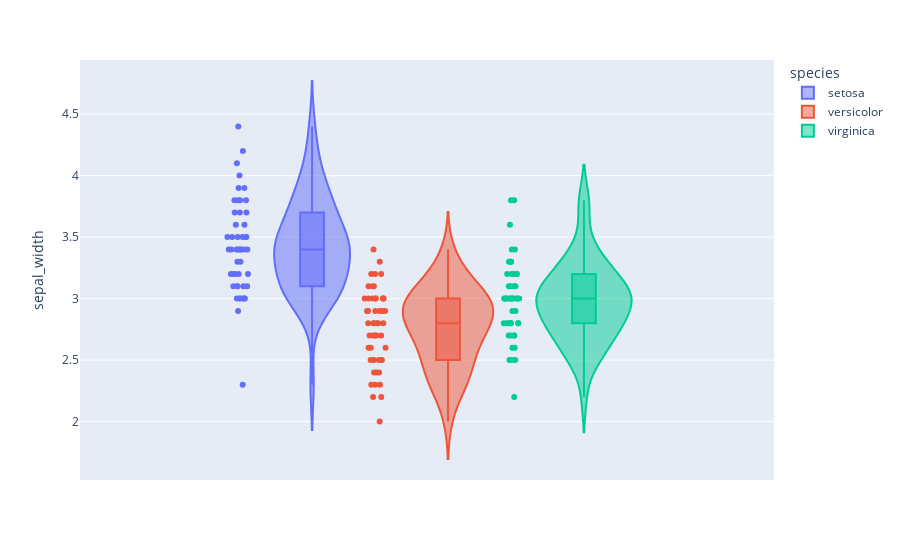

Here is the notebook cell this chart was saved with:
### Code cell
fig = px.violin(df
                , y="sepal_width"
                , color="species"
                , box=True
                , points='all')
fig.show()

### Figure 1 — Plotly figure (JSON) as saved in the notebook; plotly's stock layout.template omitted (floating-point values rounded to 4 significant figures)
{"data": [{"alignmentgroup": "True", "box": {"visible": true}, "hovertemplate": "species=setosa<br>sepal_width=%{y}<extra></extra>", "legendgroup": "setosa", "marker": {"color": "#636efa"}, "name": "setosa", "offsetgroup": "setosa", "orientation": "v", "points": "all", "scalegroup": "True", "showlegend": true, "type": "violin", "x0": " ", "xaxis": "x", "y": [3.5, 3, 3.2, 3.1, 3.6, 3.9, 3.4, 3.4, 2.9, 3.1, 3.7, 3.4, 3, 3, 4, 4.4, 3.9, 3.5, 3.8, 3.8, 3.4, 3.7, 3.6, 3.3, 3.4, 3, 3.4, 3.5, 3.4, 3.2, 3.1, 3.4, 4.1, 4.2, 3.1, 3.2, 3.5, 3.1, 3, 3.4, 3.5, 2.3, 3.2, 3.5, 3.8, 3, 3.8, 3.2, 3.7, 3.3], "y0": " ", "yaxis": "y"}, {"alignmentgroup": "True", "box": {"visible": true}, "hovertemplate": "species=versicolor<br>sepal_width=%{y}<extra></extra>", "legendgroup": "versicolor", "marker": {"color": "#EF553B"}, "name": "versicolor", "offsetgroup": "versicolor", "orientation": "v", "points": "all", "scalegroup": "True", "showlegend": true, "type": "violin", "x0": " ", "xaxis": "x", "y": [3.2, 3.2, 3.1, 2.3, 2.8, 2.8, 3.3, 2.4, 2.9, 2.7, 2, 3, 2.2, 2.9, 2.9, 3.1, 3, 2.7, 2.2, 2.5, 3.2, 2.8, 2.5, 2.8, 2.9, 3, 2.8, 3, 2.9, 2.6, 2.4, 2.4, 2.7, 2.7, 3, 3.4, 3.1, 2.3, 3, 2.5, 2.6, 3, 2.6, 2.3, 2.7, 3, 2.9, 2.9, 2.5, 2.8], "y0": " ", "yaxis": "y"}, {"alignmentgroup": "True", "box": {"visible": true}, "hovertemplate": "species=virginica<br>sepal_width=%{y}<extra></extra>", "legendgroup": "virginica", "marker": {"color": "#00cc96"}, "name": "virginica", "offsetgroup": "virginica", "orientation": "v", "points": "all", "scalegroup": "True", "showlegend": true, "type": "violin", "x0": " ", "xaxis": "x", "y": [3.3, 2.7, 3, 2.9, 3, 3, 2.5, 2.9, 2.5, 3.6, 3.2, 2.7, 3, 2.5, 2.8, 3.2, 3, 3.8, 2.6, 2.2, 3.2, 2.8, 2.8, 2.7, 3.3, 3.2, 2.8, 3, 2.8, 3, 2.8, 3.8, 2.8, 2.8, 2.6, 3, 3.4, 3.1, 3, 3.1, 3.1, 3.1, 2.7, 3.2, 3.3, 3, 2.5, 3, 3.4, 3], "y0": " ", "yaxis": "y"}], "layout": {"legend": {"title": {"text": "species"}, "tracegroupgap": 0}, "margin": {"t": 60}, "violinmode": "group", "xaxis": {"anchor": "y", "domain": [0, 1]}, "yaxis": {"anchor": "x", "domain": [0, 1], "title": {"text": "sepal_width"}}}}
